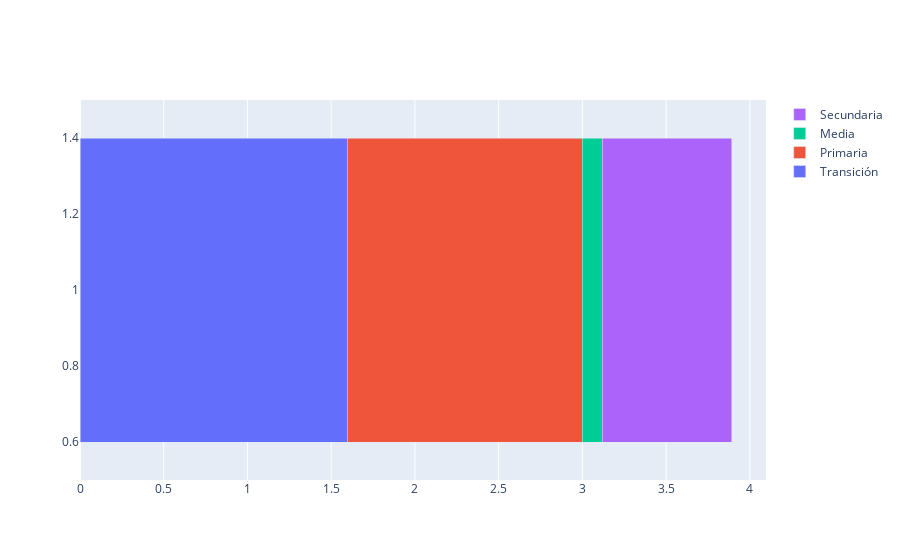

The notebook cell this image was saved under:
### Code cell
import plotly.graph_objects as go

fig = go.Figure()
fig.add_trace(go.Bar(
    x=[new_perc[0]],
    y=[1],
    name=types[0],
    orientation='h',
))

fig.add_trace(go.Bar(
    x=[new_perc[1]],
    y=[1],
    name=types[1],
    orientation='h',
))

fig.add_trace(go.Bar(
    x=[new_perc[2]],
    y=[1],
    name=types[2],
    orientation='h',
))

fig.add_trace(go.Bar(
    x=[new_perc[3]],
    y=[1],
    name=types[3],
    orientation='h',
))

fig.update_layout(barmode='stack')
fig.show()

### Figure 1 — Plotly figure (JSON) as saved in the notebook; plotly's stock layout.template omitted (floating-point values rounded to 4 significant figures)
{"data": [{"name": "Transición", "orientation": "h", "type": "bar", "x": [1.596], "y": [1]}, {"name": "Primaria", "orientation": "h", "type": "bar", "x": [1.403], "y": [1]}, {"name": "Media", "orientation": "h", "type": "bar", "x": [0.1187], "y": [1]}, {"name": "Secundaria", "orientation": "h", "type": "bar", "x": [0.7744], "y": [1]}], "layout": {"barmode": "stack"}}
